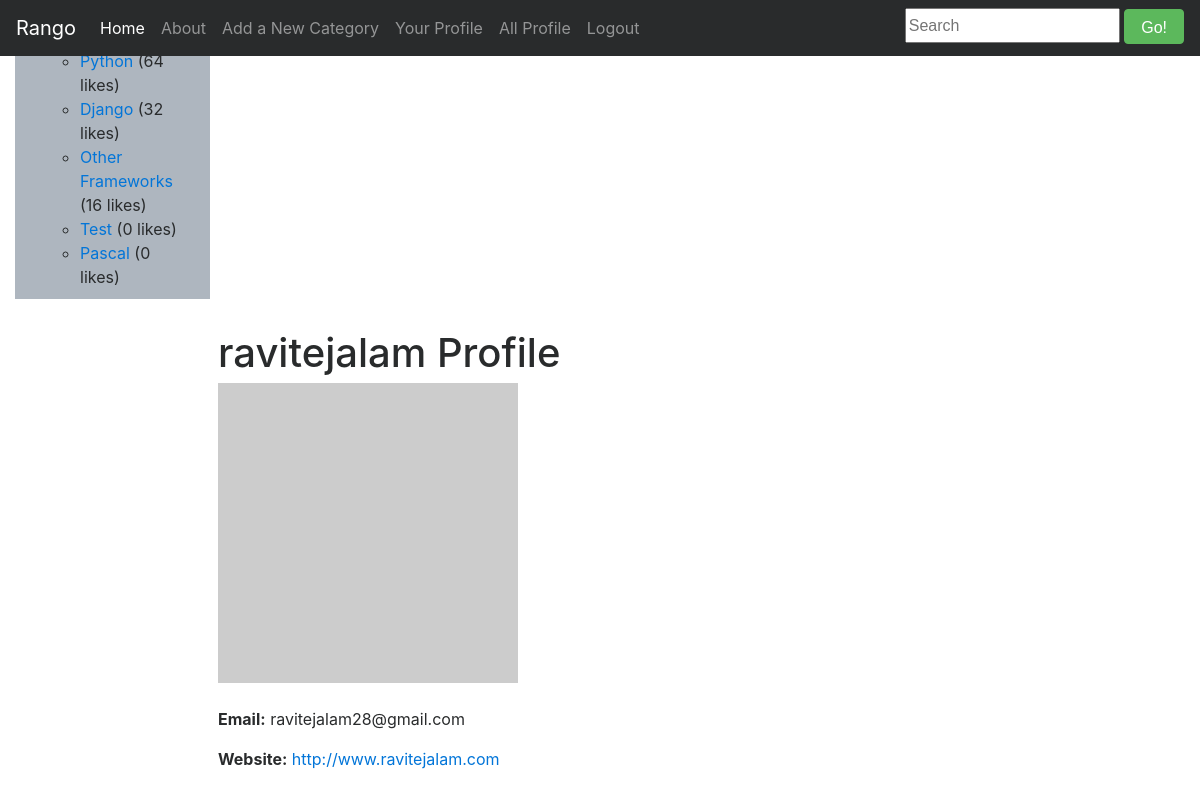
/rango/profile/ravitejalam/ (signed in), run on an earlier commit of the app's database.
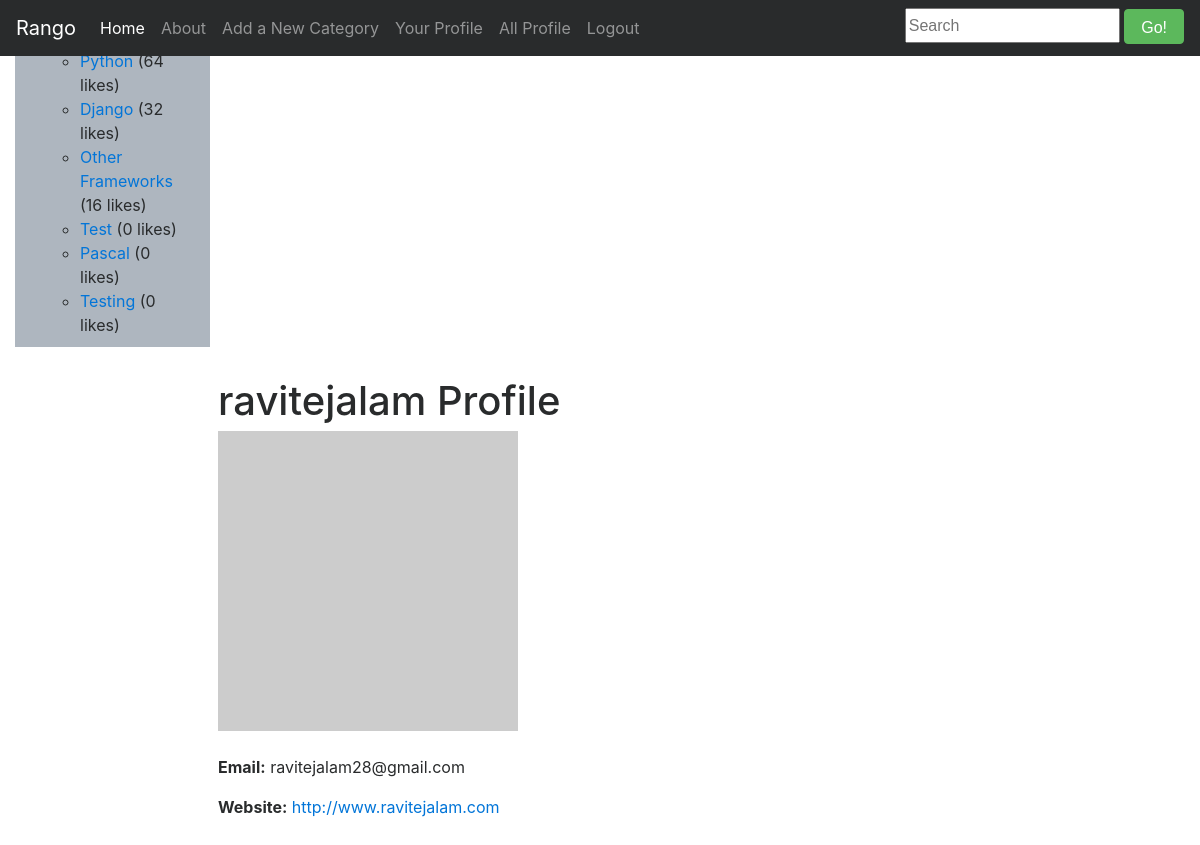
And on a later commit of the database.
### rango/models.py (models this page shows, shortened)
class Category(models.Model):
    name = models.CharField(max_length=128, unique=True)
    views = models.IntegerField(default=0)
    likes = models.IntegerField(default=0)
    slug = models.SlugField(unique=True,blank=True)
    class Meta:
        verbose_name_plural = 'categories'

### rango/views.py (the view, shortened to what this page needs)
# urls.py: url(r'^profile/(?P<username>[\w\-]+)/$', views.profile, name='profile'),
@login_required
def profile(request, username):
    try:
        user = User.objects.get(username=username)
    except User.DoesNotExist:
        return redirect('index')
    userprofile = UserProfile.objects.get_or_create(user=user)[0]
    form = UserProfileForm(
        {'website': userprofile.website, 'picture': userprofile.picture})
    context_dict={'userprofile': userprofile, 'selecteduser': user, 'form': form}
    context_dict['cat_list']= Category.objects.order_by('-views')
    return render(request, 'rango/profile.html', context_dict)

### rango/forms.py
class UserProfileForm(forms.ModelForm):
    class Meta:
        model = UserProfile
        fields = ('website', 'picture')

### templates/rango/profile.html (shortened to what this page needs)
{% extends 'rango/base.html' %}
{% load static %}
{% block body_block %}
    <br>
	<div class="page-header">
		<h1>{{selecteduser.username}} Profile</h1>
	</div>
    {% if userprofile.picture %}
    <img src="{{ MEDIA_URL }}{{userprofile.picture }}" width="300" height="300" alt="{{user.username}}" />
    {% else %}
    <img src="http://lorempixel.com/300/300/people/" img width="300" height="300" alt="{{user.username}}"/>
    {% endif %}
	<br/><br/>
	<div id="profile_data">
		{% if selecteduser.username == user.username %}
    	<form method="post" action="." enctype="multipart/form-data">
    		{% csrf_token %}
    		{{ form.as_p }}
    		<input type="submit" value="Update" />
    	</form>
        {% else %}
		<p><strong>Email:</strong> {{selecteduser.email}}</p>
		<p><strong>Website:</strong> <a href="{{userprofile.website}}">{{userprofile.website}}</a></p>
		{% endif %}
	</div>
{% endblock %}

### templates/rango/base.html (shortened to what this page needs)
<!DOCTYPE html>
<html lang="en">
{% load staticfiles %}
{% load rango_template_tags %}
  <head>
    <link href="https://v4-alpha.getbootstrap.com/dist/css/bootstrap.min.css" rel="stylesheet">
    <link href="https://v4-alpha.getbootstrap.com/examples/dashboard/dashboard.css" rel="stylesheet">
  </head>
  <body>
    <nav class="navbar navbar-toggleable-md navbar-inverse fixed-top bg-inverse">
      <a class="navbar-brand" href="{% url 'rango:index' %}">Rango</a>
      <div class="collapse navbar-collapse" id="navbar">
        <ul class="navbar-nav mr-auto">
          <li class="nav-item active">
            <a class="nav-link" href="{% url 'rango:index' %}">Home</a>
          </li>
          <li class="nav-item">
            <a class="nav-link" href="{% url 'rango:about' %}">About</a>
          </li>
        {% if user.is_authenticated %}
            <li class="nav-item">
              <a class="nav-link" href="{% url 'rango:add_category' %}">Add a New Category</a>
            </li>
            <li class="nav-item">
                <a class="nav-link" href="{% url 'rango:profile' user.username %}">Your Profile</a>
            </li>
            <li class="nav-item">
                <a class="nav-link" href="{% url 'rango:list_profiles' %}">All Profile</a>
            </li>
            <li class="nav-item">
                <a class="nav-link" href="/rango/logout/">Logout</a>
            </li>
        {% endif %}
            <li class="pull navbar-toggler-right">
              <form action="/rango/search/" method="POST">
                <input type="text" placeholder="Search" name="query" style="height: 35px;"/>
                <button type="submit" class="btn btn-success" style="height: 35px;">Go!</button>
              </form>
            </li>
        </ul>
      </div>
    </nav>
          <div class="container-fluid">
            <div class="row" style="padding: 15px;">
              <div class="col-sm-3 col-md-2 sidebar" style="background-color:  #aeb6bf ;">
                  <div class="well sidebar-nav" style="padding: 10px;">
                    <strong>Category List</strong>
                      <ul class="nav nav-list">
                          {% if cat_list %}
                          <ul>
                              {% for category in cat_list %}
                              <li><a href="/rango/category/{{ category.slug }}">{{ category.name }}</a> ({{category.likes}} likes)</li>
                              {% endfor %}
                          </ul>
                              {% else %}
                          <strong>There are no categories present.</strong>
                          {% endif %}
                      </ul>
                  </div>
        </div>
        <div class="col-sm-9 offset-sm-3 col-md-10 offset-md-2 main" style="padding: 8px;">
         {% block body_block %}
         {% endblock %}
        </div>
      </div>
    </div>
  </body>
</html>

What changed in the data, as far as the page shows it:
added Category: name "Testing", likes "0"
